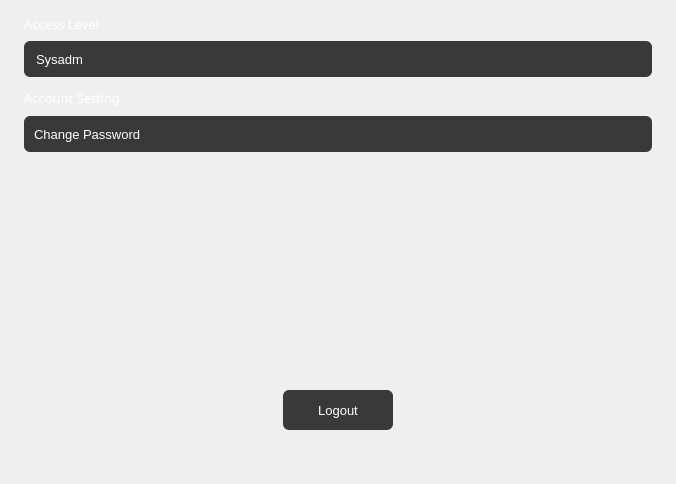
    <widget class="QWidget" name="UserBody" native="true">
     <property name="geometry">
      <rect>
       <x>296</x>
       <y>0</y>
       <width>676</width>
       <height>484</height>
      </rect>
     </property>
     <property name="font">
      <font>
       <pointsize>10</pointsize>
      </font>
     </property>
     <property name="mouseTracking">
      <bool>true</bool>
     </property>
     <property name="styleSheet">
      <string notr="true">QWidget#UserBody{
background-color: rgb(45, 45, 45);
border-radius: 4px;
}</string>
     </property>
     <widget class="QLabel" name="label_17">
      <property name="geometry">
       <rect>
        <x>24</x>
        <y>90</y>
        <width>120</width>
        <height>16</height>
       </rect>
      </property>
      <property name="font">
       <font>
        <family>Sans Serif</family>
        <pointsize>10</pointsize>
       </font>
      </property>
      <property name="styleSheet">
       <string notr="true">color:#fff</string>
      </property>
      <property name="text">
       <string>Account Setting</string>
      </property>
     </widget>
     <widget class="QLabel" name="label_18">
      <property name="geometry">
       <rect>
        <x>24</x>
        <y>16</y>
        <width>120</width>
        <height>16</height>
       </rect>
      </property>
      <property name="font">
       <font>
        <family>Sans Serif</family>
        <pointsize>10</pointsize>
       </font>
      </property>
      <property name="styleSheet">
       <string notr="true">color:#fff</string>
      </property>
      <property name="text">
       <string>Access Level</string>
      </property>
     </widget>
     <widget class="QLineEdit" name="userLevelEdit">
      <property name="geometry">
       <rect>
        <x>24</x>
        <y>41</y>
        <width>628</width>
        <height>36</height>
       </rect>
      </property>
      <property name="font">
       <font>
        <pointsize>10</pointsize>
       </font>
      </property>
      <property name="focusPolicy">
       <enum>Qt::StrongFocus</enum>
      </property>
      <property name="styleSheet">
       <string notr="true">QLineEdit#userLevelEdit{
border: 0px;
background-color:rgb(57,57,57);
color: #fff;
border-radius: 6px;
text-align:left center;
padding-left:10px;
}</string>
      </property>
      <property name="text">
       <string>Sysadm</string>
      </property>
      <property name="readOnly">
       <bool>true</bool>
      </property>
     </widget>
     <widget class="QPushButton" name="editPasswordBtn">
      <property name="geometry">
       <rect>
        <x>24</x>
        <y>116</y>
        <width>628</width>
        <height>36</height>
       </rect>
      </property>
      <property name="font">
       <font>
        <pointsize>10</pointsize>
       </font>
      </property>
      <property name="styleSheet">
       <string notr="true">QPushButton#editPasswordBtn{
border: 0px;
background-color:rgb(57,57,57);
color: #fff;
border-radius: 6px;
text-align:left center;
padding-left:10px;
}
QPushButton#editPasswordBtn:hover{
border: 0px;
background-color:rgb(62,62,62);
color: #fff;
border-radius: 6px;
text-align:left center;
padding-left:10px;
}
QPushButton#editPasswordBtn:pressed{
border: 0px;
background-color:rgb(54,54,54);
color: #fff;
border-radius: 6px;
text-align:left center;
padding-left:10px;
}</string>
      </property>
      <property name="text">
       <string>Change Password</string>
      </property>
     </widget>
     <widget class="QLabel" name="pwEditArrow">
      <property name="geometry">
       <rect>
        <x>636</x>
        <y>129</y>
        <width>8</width>
        <height>10</height>
       </rect>
      </property>
      <property name="styleSheet">
       <string notr="true">image: url(:/images/rightArrow.svg);</string>
      </property>
      <property name="text">
       <string/>
      </property>
      <property name="textInteractionFlags">
       <set>Qt::NoTextInteraction</set>
      </property>
     </widget>
     <widget class="QPushButton" name="logoutBtn">
      <property name="geometry">
       <rect>
        <x>283</x>
        <y>390</y>
        <width>110</width>
        <height>40</height>
       </rect>
      </property>
      <property name="font">
       <font>
        <pointsize>10</pointsize>
       </font>
      </property>
      <property name="styleSheet">
       <string notr="true">QPushButton#logoutBtn{
border:none;
color:#fff;
background-color:#393939;
border-radius:6px;
}

QPushButton#logoutBtn:hover{
background-color:#464646;
border:none;
color:#fff;
border-radius:6px;
}

QPushButton#logoutBtn:pressed{
background-color:#343434;
border:none;
color:#fff;
border-radius:6px;
}</string>
      </property>
      <property name="text">
       <string>Logout</string>
      </property>
     </widget>
    </widget>
